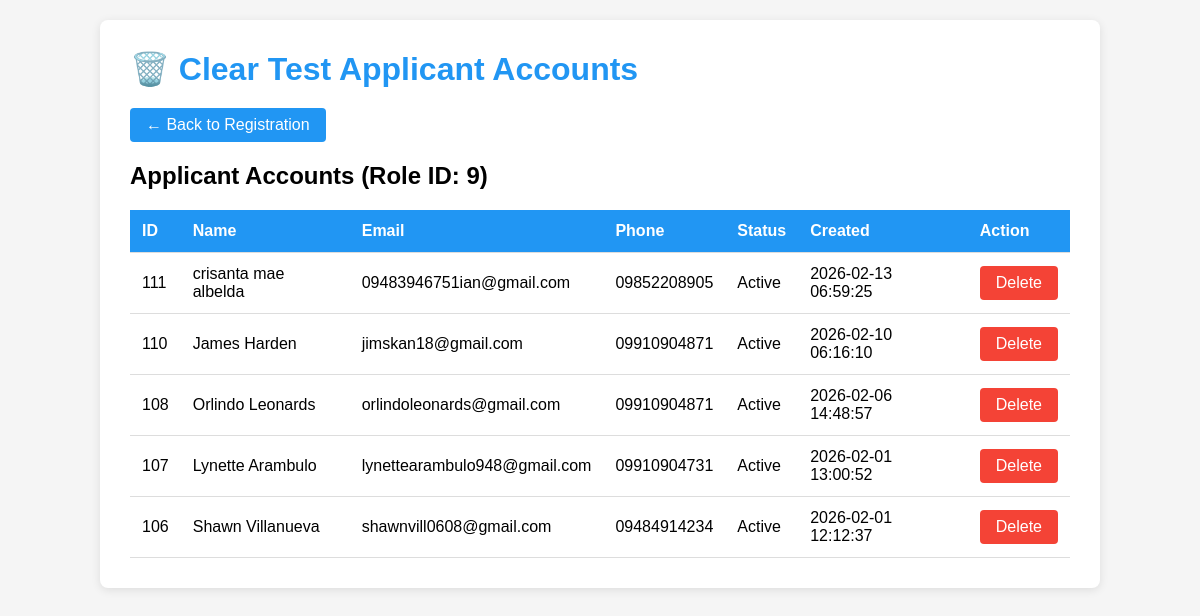
Screenshot of /utils/clear_test_accounts.php with the database file from the repository.
### tables this page shows
CREATE TABLE `user_accounts` (
  `id` int NOT NULL,
  `employee_id` varchar(20) DEFAULT NULL,
  `username` varchar(50) DEFAULT NULL,
  `first_name` varchar(50) NOT NULL,
  `last_name` varchar(50) NOT NULL,
  `middle_name` varchar(50) DEFAULT NULL,
  `personal_email` varchar(100) DEFAULT NULL,
  `company_email` varchar(100) DEFAULT NULL,
  `phone` varchar(20) DEFAULT NULL,
  `password_hash` varchar(255) DEFAULT NULL,
  `role_id` int DEFAULT NULL,
  `department_id` int DEFAULT NULL,
  `job_title` varchar(100) DEFAULT NULL,
  `hire_date` date DEFAULT NULL,
  `employment_status` enum('Active','Probation','On Leave','Terminated','Resigned') DEFAULT 'Active',
  `profile_picture` varchar(255) DEFAULT NULL,
  `last_login` timestamp NULL DEFAULT NULL,
  `status` enum('Active','Inactive','Pending','Archived') DEFAULT 'Active',
  `created_at` timestamp NULL DEFAULT CURRENT_TIMESTAMP,
  `updated_at` timestamp NULL DEFAULT CURRENT_TIMESTAMP ON UPDATE CURRENT_TIMESTAMP,
  `regularized_at` datetime DEFAULT NULL,
  `regularized_by` int DEFAULT NULL
);

### database/config.php (called while the page is built, shortened)
<?php
function getDBConnection() {
    try {
        $dsn = "mysql:host=" . DB_HOST . ";dbname=" . DB_NAME . ";charset=" . DB_CHARSET;
        $options = [
            PDO::ATTR_ERRMODE => PDO::ERRMODE_EXCEPTION,
            PDO::ATTR_DEFAULT_FETCH_MODE => PDO::FETCH_ASSOC,
            PDO::ATTR_EMULATE_PREPARES => false,
            PDO::MYSQL_ATTR_INIT_COMMAND => "SET NAMES " . DB_CHARSET
        ];
        $pdo = new PDO($dsn, DB_USER, DB_PASS, $options);
        return $pdo;
    } catch (PDOException $e) {
        $serverName = strtolower((string)($_SERVER['SERVER_NAME'] ?? ''));
        $httpHost = strtolower((string)($_SERVER['HTTP_HOST'] ?? ''));
        $isLocal = ($serverName === 'localhost' || $serverName === '127.0.0.1' ||
            str_starts_with($httpHost, 'localhost') || str_starts_with($httpHost, '127.0.0.1') ||
            PHP_SAPI === 'cli');
        $isAccessDenied = (strpos($e->getMessage(), '[1045]') !== false) || ((int)$e->getCode() === 1045);
        if ($isLocal && $isAccessDenied) {
            foreach ([
                ['root', ''],
                ['root', 'root'],
            ] as $creds) {
                try {
                    return new PDO($dsn, $creds[0], $creds[1], $options);
                } catch (PDOException $ignored) {
                }
            }
        }
        error_log("Database connection failed: " . $e->getMessage());
        throw new PDOException("Database connection failed: " . $e->getMessage());
    }
}
function executeQuery($sql, $params = []) {
    try {
        $pdo = getDBConnection();
        $stmt = $pdo->prepare($sql);
        $stmt->execute($params);
        return $stmt;
    } catch (PDOException $e) {
        error_log("Query execution failed: " . $e->getMessage());
        error_log("SQL: " . $sql);
        error_log("Params: " . json_encode($params));
        throw new PDOException("Query execution failed: " . $e->getMessage(), (int)$e->getCode(), $e);
    }
}
function fetchAll($sql, $params = []) {
    $stmt = executeQuery($sql, $params);
    return $stmt->fetchAll();
}
?>

### utils/clear_test_accounts.php (the view, shortened to what this page needs)
<?php
require_once 'database/config.php';
$accounts = [];
try {
    $accounts = fetchAll("SELECT * FROM user_accounts WHERE role_id = 9 ORDER BY created_at DESC");
} catch (Exception $e) {
    $message = "❌ Error fetching accounts: " . $e->getMessage();
}
?>
<!DOCTYPE html>
<html>
<head>
</head>
<body>
    <div class="container">
        <h1>🗑️ Clear Test Applicant Accounts</h1>
        <div class="actions">
            <a href="auth/register-portal.php" class="btn btn-primary">← Back to Registration</a>
        </div>
        <?php if (empty($accounts)): ?>
            <div class="empty">
                <h3>No applicant accounts found</h3>
                <p>You can proceed with registration!</p>
            </div>
        <?php else: ?>
            <h2>Applicant Accounts (Role ID: 9)</h2>
            <table>
                <tr>
                    <th>ID</th>
                    <th>Name</th>
                    <th>Email</th>
                    <th>Phone</th>
                    <th>Status</th>
                    <th>Created</th>
                    <th>Action</th>
                </tr>
                <?php foreach ($accounts as $account): ?>
                    <tr>
                        <td><?php echo htmlspecialchars($account['id']); ?></td>
                        <td><?php echo htmlspecialchars($account['first_name'] . ' ' . $account['last_name']); ?></td>
                        <td><?php echo htmlspecialchars($account['personal_email']); ?></td>
                        <td><?php echo htmlspecialchars($account['phone'] ?? 'N/A'); ?></td>
                        <td><?php echo htmlspecialchars($account['status']); ?></td>
                        <td><?php echo htmlspecialchars($account['created_at']); ?></td>
                        <td>
                            <a href="?delete_id=<?php echo $account['id']; ?>"
                               class="btn"
                               onclick="return confirm('Delete this account?')">Delete</a>
                        </td>
                    </tr>
                <?php endforeach; ?>
            </table>
        <?php endif; ?>
    </div>
</body>
</html>

### utils/clear_test_accounts.php (style rules this page uses)
* { margin: 0; padding: 0; box-sizing: border-box; }
body { font-family: Arial, sans-serif; background: #f5f5f5; padding: 20px; }
.container { max-width: 1000px; margin: 0 auto; background: white; padding: 30px; border-radius: 8px; box-shadow: 0 2px 10px rgba(0,0,0,0.1); }
h1 { color: #2196f3; margin-bottom: 20px; }
table { width: 100%; border-collapse: collapse; margin-top: 20px; }
th, td { padding: 12px; text-align: left; border-bottom: 1px solid #ddd; }
th { background: #2196f3; color: white; }
.btn { padding: 8px 16px; background: #f44336; color: white; border: none; border-radius: 4px; cursor: pointer; text-decoration: none; display: inline-block; }
.btn-primary { background: #2196f3; }
.actions { margin-bottom: 20px; }

### rows the page displays
user_accounts: id "111", first_name+last_name "crisanta mae albelda", personal_email "09483946751ian@gmail.com", phone "09852208905", status "Active", created_at "2026-02-13 06:59:25"
user_accounts: id "110", first_name+last_name "James Harden", personal_email "jimskan18@gmail.com", phone "09910904871", status "Active", created_at "2026-02-10 06:16:10"
user_accounts: id "108", first_name+last_name "Orlindo Leonards", personal_email "orlindoleonards@gmail.com", phone "09910904871", status "Active", created_at "2026-02-06 14:48:57"
user_accounts: id "107", first_name+last_name "Lynette Arambulo", personal_email "lynettearambulo948@gmail.com", phone "09910904731", status "Active", created_at "2026-02-01 13:00:52"
user_accounts: id "106", first_name+last_name "Shawn Villanueva", personal_email "shawnvill0608@gmail.com", phone "09484914234", status "Active", created_at "2026-02-01 12:12:37"
